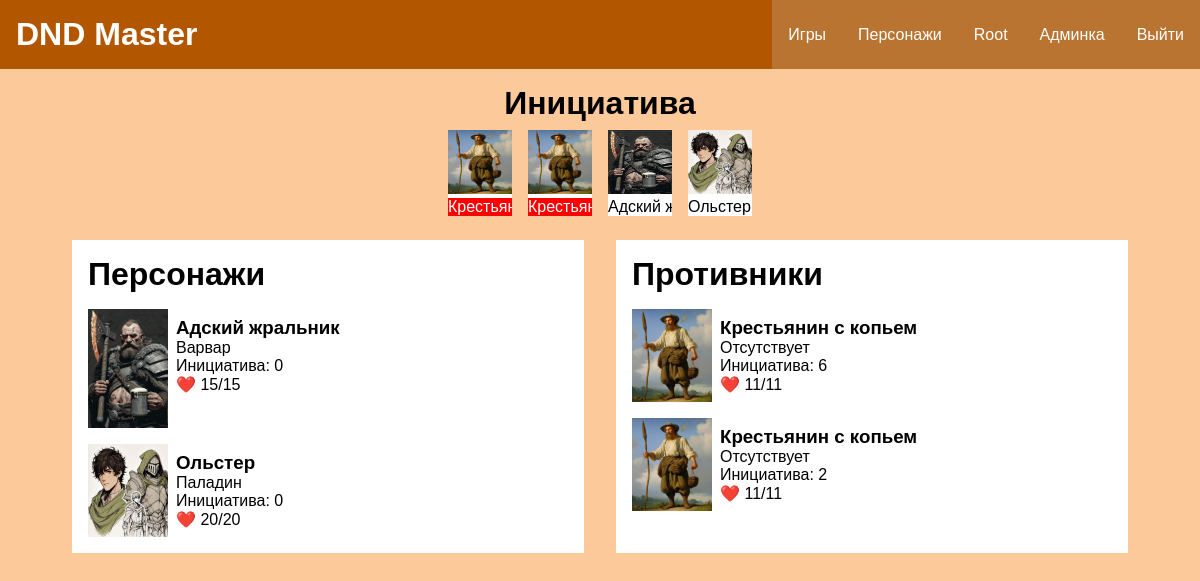
Before: /encounter/23 (signed in) with the older database file.
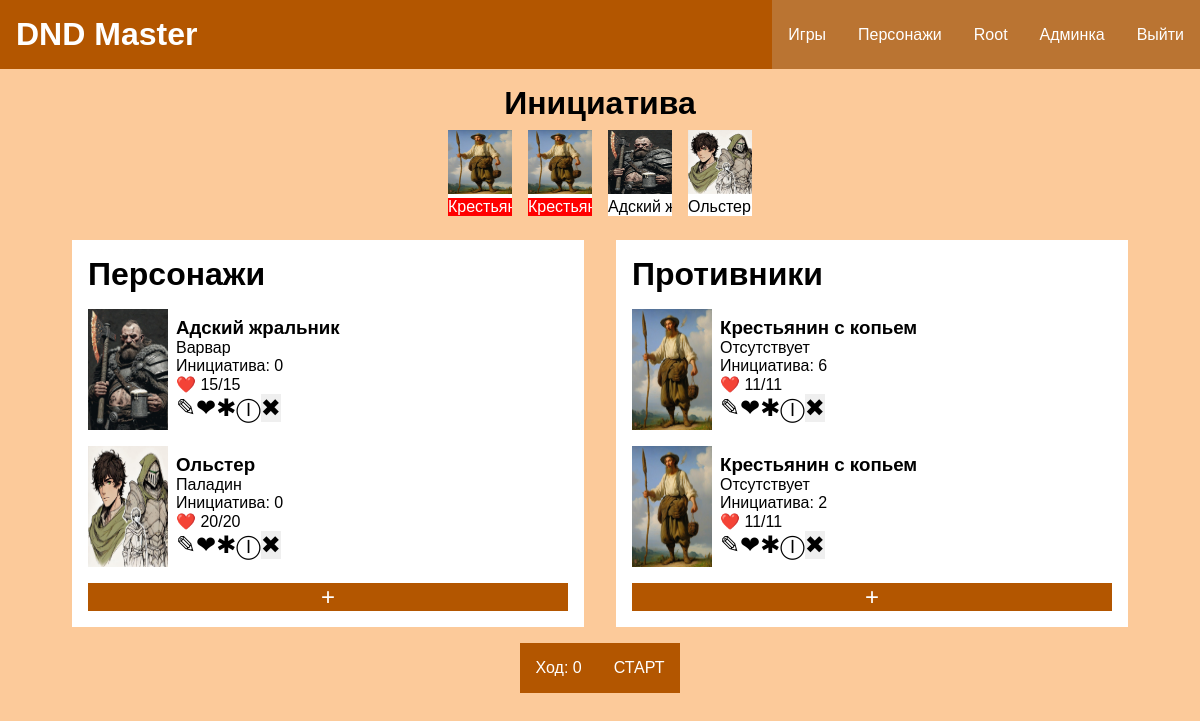
After: the same page with the newer database file.
### game/models.py (models this page shows, shortened)
class EncounterCharacter(models.Model):
    character = models.ForeignKey(Character, verbose_name="Персонаж", on_delete=models.PROTECT, related_name="encounters")
    encounter = models.ForeignKey(Encounter, on_delete=models.CASCADE, verbose_name="Бой", related_name="encounter_characters")
    is_enemy = models.BooleanField(default=False, verbose_name="Противник")
    initiative = models.IntegerField(default=0)
    is_my_step = models.BooleanField(default=False)
    hp = models.IntegerField(default=0, validators=[MinValueValidator(0)])
    max_hp = models.IntegerField(default=0, validators=[MinValueValidator(0)])
    class Meta:
        verbose_name = "Участник битвы"
        verbose_name_plural = "Участники битвы"
    def delete_from_encounter(self):
        return reverse('game:encounter-delete-character', kwargs={'encounter_id': self.encounter.pk, 'pk': self.pk})
    def get_damage_url(self):
        return reverse('game:encounter-character-get-damage', kwargs={'pk': self.pk})
    def get_health_url(self):
        return reverse('game:encounter-character-get-health', kwargs={'pk': self.pk})
    def get_initiative_url(self):
        return reverse('game:encounter-character-get-initiative', kwargs={'pk': self.pk})

class Encounter(models.Model):
    stage = models.IntegerField(validators=[MinValueValidator(0)], default=0, verbose_name="Ход")
    is_start = models.BooleanField(default=False, verbose_name="Начат")
    is_complete = models.BooleanField(default=False, verbose_name="Завершен")
    game = models.ForeignKey(Game, related_name='encounters', on_delete=models.CASCADE, verbose_name="Игра")
    time_start = models.DateTimeField(auto_now_add=True, verbose_name="Время начала")
    time_end = models.DateTimeField(null=True, blank=True, verbose_name="Время окончания")
    class Meta:
        verbose_name = "Битва"
        verbose_name_plural = "Битвы"
        ordering = ['is_complete', '-time_start']
    def get_start_url(self):
        return reverse('game:encounter-start', kwargs={'pk': self.pk})

### characterapp/models.py (models this page shows, shortened)
class Character(models.Model):
    name = models.CharField(max_length=100, verbose_name="Имя")
    dnd_class = models.ForeignKey(DndClass, on_delete=models.PROTECT, null=True, verbose_name="Класс")
    dnd_subclass = models.CharField(max_length=100, verbose_name="Подкласс", null=True, blank=True)
    race = models.ForeignKey(Race, on_delete=models.PROTECT, null=True, verbose_name="Раса")
    background = models.ForeignKey(Background, on_delete=models.PROTECT, null=True, verbose_name="Предыстория")
    max_hp = models.IntegerField(default=0, verbose_name="Max hp", validators=[MinValueValidator(0)])
    hp = models.IntegerField(default=0, verbose_name="HP", validators=[MinValueValidator(0)])
    armor_class = models.IntegerField(default=0, verbose_name="КД", validators=[MinValueValidator(0)])
    initiative = models.IntegerField(null=True, verbose_name="Инициатива", default=0)
    cooper_coins = models.IntegerField(default=0, verbose_name="ММ", validators=[MinValueValidator(0)])
    silver_coins = models.IntegerField(default=0, verbose_name="СМ", validators=[MinValueValidator(0)])
    gold_coins = models.IntegerField(default=0, verbose_name="ЗМ", validators=[MinValueValidator(0)])
    is_player = models.BooleanField(verbose_name="Игрок")
    player_name = models.CharField(max_length=100, null=True, verbose_name="Имя игрока", blank=True)
    image = models.ImageField(upload_to="characters/", null=True, blank=True, verbose_name="Изображение")
    user = models.ForeignKey(get_user_model(), null=True, blank=True, on_delete=models.PROTECT)
    level = models.IntegerField(default=1, verbose_name="Уровень", validators=[MinValueValidator(1)])
    speed = models.IntegerField(default=0, verbose_name="Скорость", validators=[MinValueValidator(0)])
    proficient_bonus = models.IntegerField(default=2, verbose_name="Бонус мастерства")
    slug = models.SlugField(null=True, blank=True)
    class Meta:
        unique_together = ('name', 'race', 'user')
        verbose_name = "Персонаж"
        verbose_name_plural = "Персонажи"
    def get_absolute_url(self):
        return reverse('characters:character-detail', kwargs={'slug': self.slug})

### bookdata/models.py (models this page shows)
class DndClass(models.Model):
    name = models.CharField(max_length=100, verbose_name="Имя")
    image = models.ImageField(upload_to="bookdata/classes/", null=True, blank=True, verbose_name="Изображение")
    class Meta:
        verbose_name = "Класс"
        verbose_name_plural = "Классы"
    def __str__(self):
        return self.name

### game/views.py (the view)
# urls.py: path('encounter/<int:pk>', views.EncounterDetailView.as_view(), name='encounter-detail'),
class EncounterDetailView(LoginRequiredMixin, BaseMixin, UserPassesTestMixin, DetailView):
    model = Encounter
    context_object_name = 'encounter'
    template_name = 'game/encounter_detail.html'
    title_page = "Бой"
    def test_func(self):
        return self.request.user == self.get_object().game.master
    def get_context_data(self, **kwargs):
        context =  super().get_context_data(**kwargs)
        context['characters'] = context['encounter'].encounter_characters.all().order_by('-initiative')
        return context

### characterapp/utils.py (called while the page is built)
    def get_context_data(self, **kwargs):
        context = super().get_context_data(**kwargs)
        if self.title_page:
            context['title'] = self.title_page
        return context

### game/templates/game/encounter_detail.html (shortened to what this page needs)
{% extends 'base.html' %}
{% block content %}
<div class="encounter_main">
    <div class="initiative_position_block">
        <h1 class="initiative_sign_h1">Инициатива</h1>
        <div class="initiative_card_collection">
            {% if characters %}
            {% for character in characters %}
            <div class="initiative_card">
                <img src="{{character.character.image.url}}">
                <p class="{% if character.is_enemy %} enemy_name {% endif %}"> {% if character.is_my_step %} &#10060; {%endif%}{{character.character.name}}</p>
            </div>
            {% endfor %}
            {%else %}
            <h1>[Не добавлены персонажи]</h1>
            {% endif %}
        </div>
    </div>
    <div class="character_all_block">
        <div class="character_block">
            <h1>Персонажи</h1>
            <div class="character_list_collection">
                {% for character in characters %}
                {% if character.is_enemy == False %}
                {% include 'game/components/encounter_character_card.html' %}
                {% endif %}
                {% endfor %}
                {% if encounter.is_complete == False %}
                <a href="{% url 'game:encounter-add-hero' encounter.id %}" class="encounter_add_character_button"><p>+</p></a>
                {% endif %}
            </div>
        </div>
        <div class="character_block">
            <h1>Противники</h1>
            <div class="character_list_collection">
                {% for character in characters %}
                {% if character.is_enemy%}
                {% include 'game/components/encounter_character_card.html' %}
                {% endif %}
                {% endfor %}
                {% if encounter.is_complete == False %}
                <a href="{% url 'game:encounter-add-enemy' encounter.id %}" class="encounter_add_character_button"><p>+</p></a>
                {% endif %}
            </div>
        </div>
    </div>
    {% if encounter.is_complete == False %}
    <div class="encounter_button_div">
        <p>Ход: {{encounter.stage}}</p>
        {% if encounter.is_start %}
        <form method="post" action="{{encounter.get_next_url}}">
            {% csrf_token %}
            <button>ШАГ</button>
        </form>
        <form method="post" action="{{encounter.get_close_url}}">
            {% csrf_token %}
            <button>ЗАВЕРШИТЬ</button>
        </form>
        {% else %}
        <form method="post" action="{{encounter.get_start_url}}">
            <button>СТАРТ</button>
        </form>
        {% endif %}
    </div>
    {% endif %}
</div>
{% endblock %}

### game/templates/game/components/encounter_character_card.html (shortened to what this page needs)
<div class="encounter_character_card">
    <img src="{{character.character.image.url}}">
    <div class="encounter_character_card_info">
        <h3>{{character.character.name}}</h3>
        <p>{{character.character.dnd_class}}</p>
        <p>Инициатива: {{character.initiative}}</p>
        <p>❤️ {{character.hp}}/{{character.max_hp}}</p>
        {% if encounter.is_complete == False %}
        <div class="encounter_character_card_buttons">
            <a href="{{character.get_initiative_url}}"><p>&#9998;</p></a>
            <a href="{{character.get_health_url}}"><p>&#10084;</p></a>
            <a href="{{character.get_damage_url}}"><p>&#10033;</p></a>
            <a href="{{character.character.get_absolute_url}}"><p>Ⓘ</p></a>
            <form method="post" action="{{character.delete_from_encounter}}">
                <button >&#10006;</button>
            </form>
        </div>
        {% endif %}
    </div>
</div>

Changed rows visible on the page:
shown differently, row unchanged: EncounterCharacter (number 1 of 4 on the later page): now shows "✎ ❤ ✱ Ⓘ ✖"
shown differently, row unchanged: EncounterCharacter (number 2 of 4 on the later page): now shows "✎ ❤ ✱ Ⓘ ✖"
shown differently, row unchanged: EncounterCharacter "Адский жральник": now shows "✎ ❤ ✱ Ⓘ ✖"
shown differently, row unchanged: EncounterCharacter "Ольстер": now shows "✎ ❤ ✱ Ⓘ ✖"
now on this page (row edited): Encounter: stage "0"
changed Encounter: is_complete True → False (drawn)
Other visible differences:
text now shown: "+ + Ход: СТАРТ"
